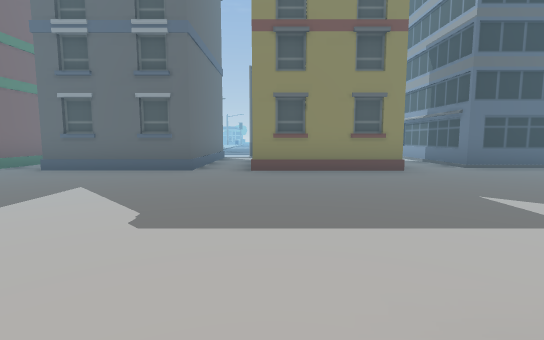
View 1 (above)

19 first-person views from a walk through a scene from a Unity 3-D project. The camera is 1.2 m above the floor, tilts 6° down and sees 85° across. The floor is counted in squares, 2 m on a side. Each view is taken from the middle of a square. On the plan, view 1 faces up. The plan holds only what a view shows up to about 9 squares ahead; the rest is blank. The place goes on beyond the plan. The player is left out.

View 2
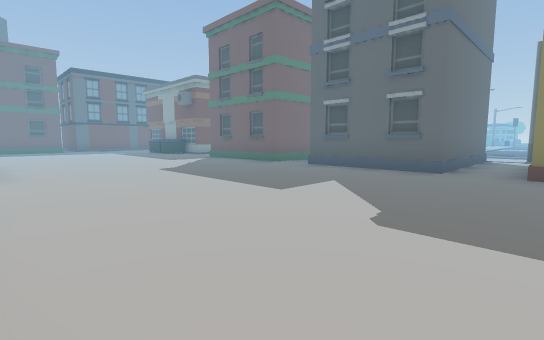

View 3
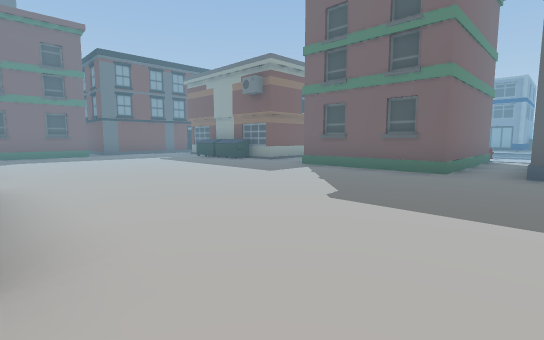

View 4
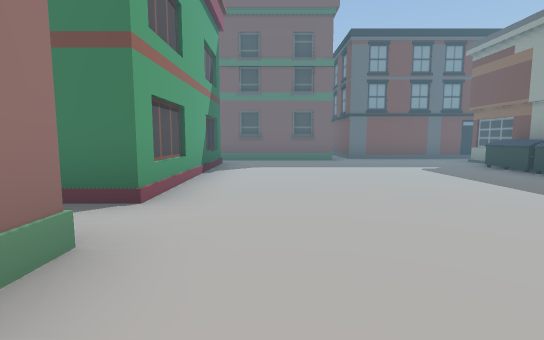

View 5
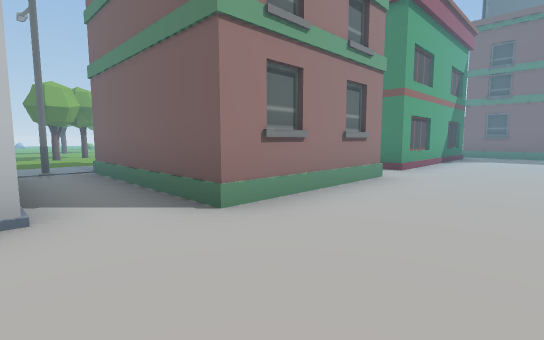

View 6
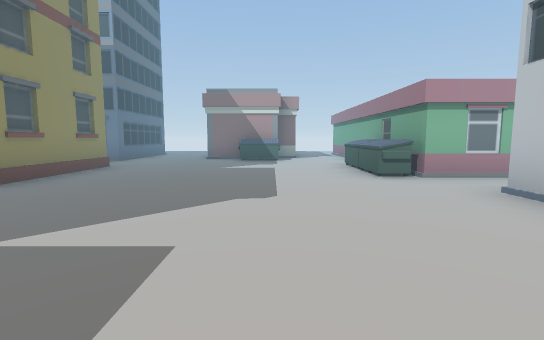

View 7
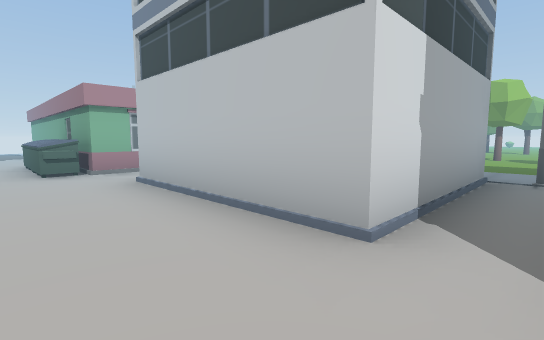

View 8
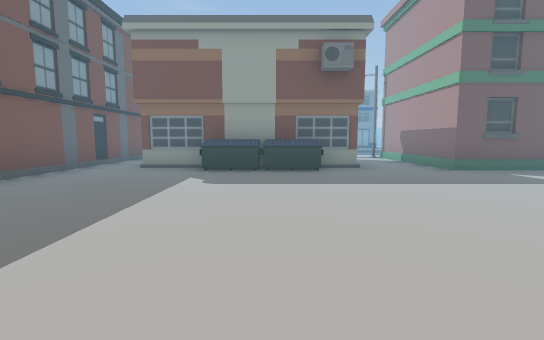

View 9
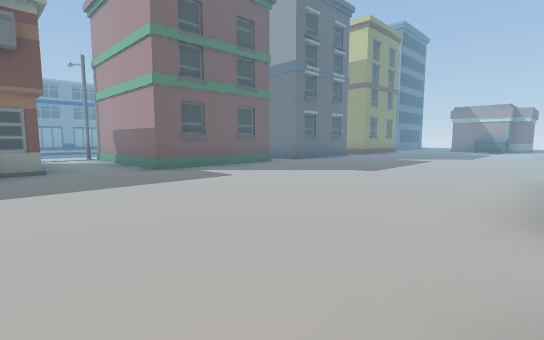

View 10
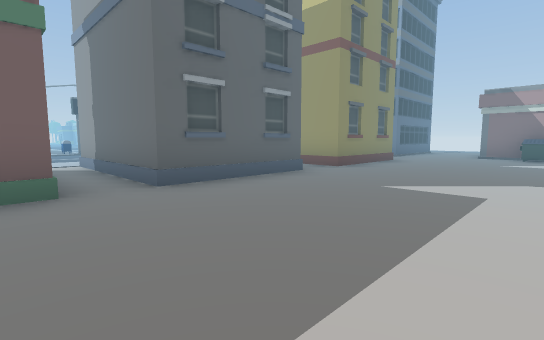

View 11
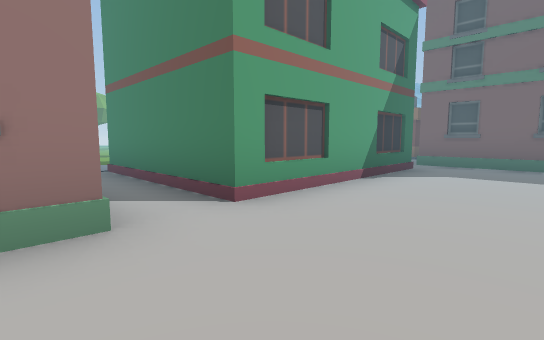

View 12
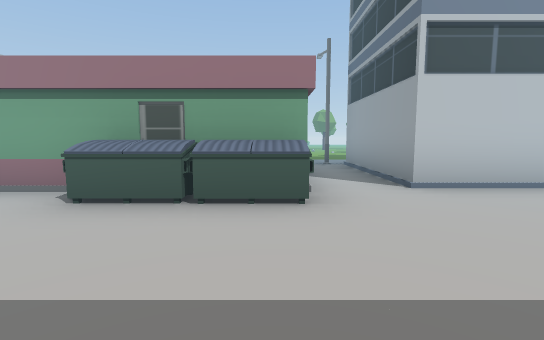

View 13
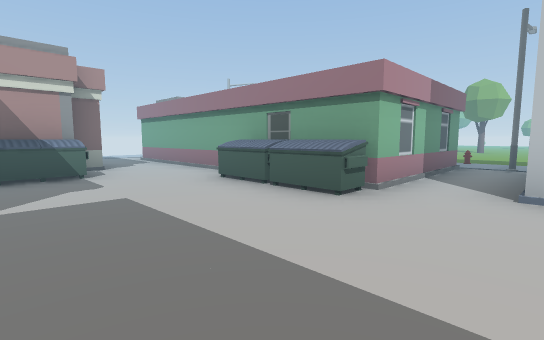

View 14
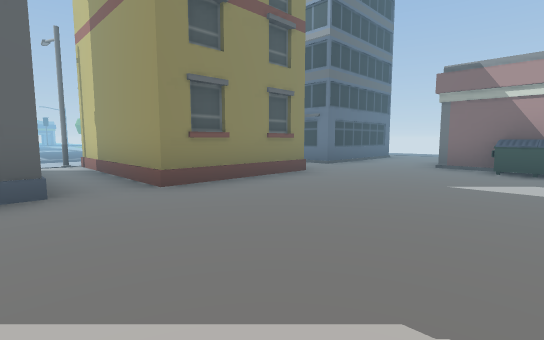

View 15
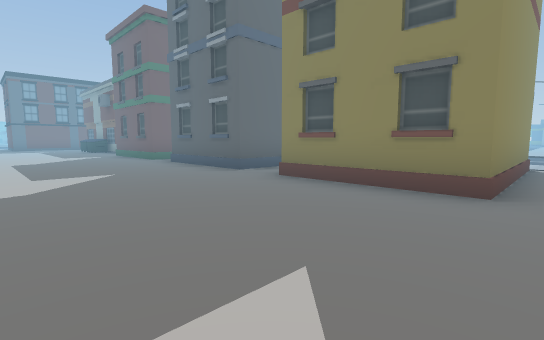

View 16
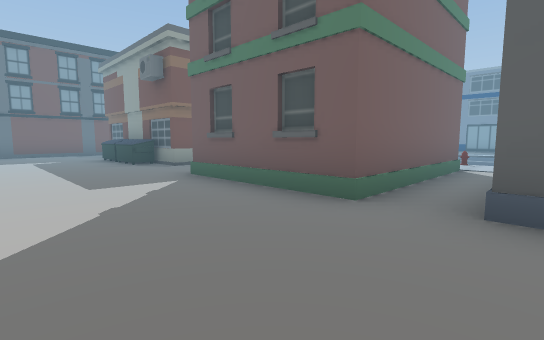

View 17
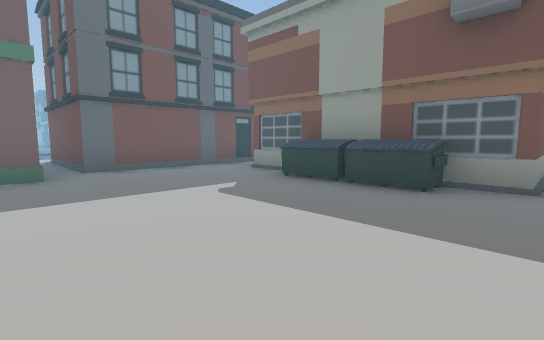

View 18
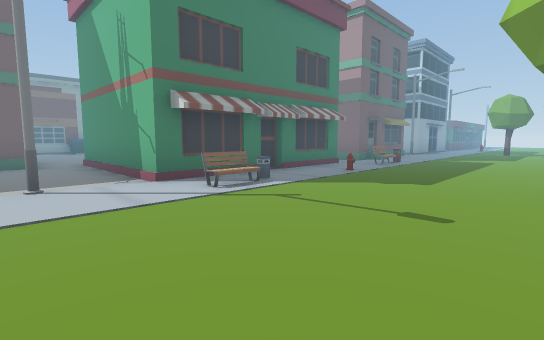

View 19
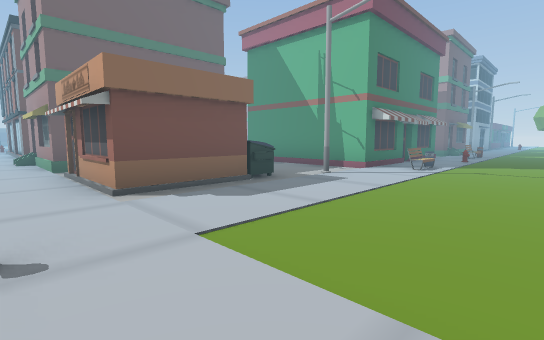

### Floor plan
Key: @ floor where view 1 was taken; # wall or solid block; . floor; O other object.
Columns run from 20 left of view 1 to 7 right of it. Each row starts with its distance up from view 1.
  9     O    O.O#  .###O# O.#
  8     #     ..###.###.###.#
  7     #.    ..###.###.###.#
  6     #.OOOO..##O.##O.###.####
  5  #  #.......................
  4  #  #....................#
  3 .........................#
  2 .#   O..................OO
  1 .#  ##......................
  0 .#  #.......O##.....@OOO....
 -1 ..  ..#   #.  #.###O.###
 -2 .## ..#   #.  #.# ##.#
 -3 .O#OO.#   #.###.#  #.#
 -4 ....O.#O#O#O###O#  #O#
 -5  .....OO.O.O..       O
 -6  ................   ..
 -7 .................   ..
 -8     ....O.....O..   ..
 -9               O.O

Positions as (right, up) in squares from view 1, and headings:
1: (0, 0), facing up
2: (0, 0), facing up-left
3: (-4, 0), facing up-left
4: (-7, 1), facing left
5: (-4, 2), facing down-left
6: (-4, 2), facing right
7: (-5, 1), facing down-right
8: (-12, 0), facing up
9: (-11, 0), facing up-right
10: (-6, 2), facing up-right
11: (-8, 2), facing down-left
12: (1, 3), facing down
13: (-1, 3), facing down-right
14: (-2, 2), facing up-right
15: (3, 2), facing up-left
16: (-4, 3), facing up-left
17: (-10, 2), facing up-left
18: (-16, -8), facing up-right
19: (-20, -7), facing up-right
